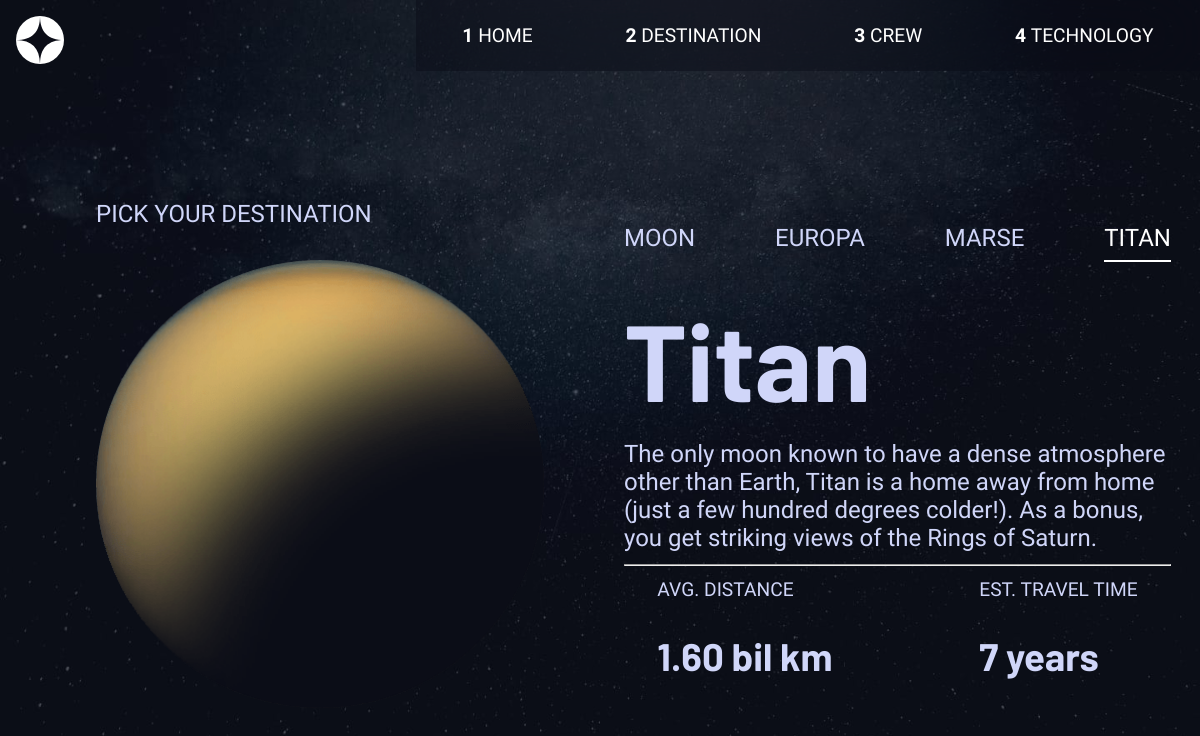
Screenshot of /destination/4 with the database file from the repository.
### pages/models.py (models this page shows)
class Destinations(models.Model):
    name = models.CharField(max_length=15)
    desc = models.CharField(max_length=300)
    distance = models.IntegerField()
    time = models.CharField(max_length=20)

### pages/views.py (the view)
# urls.py: path('destination/<int:id>', views.destination, name='destination'),
def destination(request, id=1):
    data = Destinations.objects.get(pk=id)
    return render(request, 'destination.html', {'data': data})

### pages/templatetags/custom_filters.py (called while the page is built)
@register.filter
def format_number(value):
    if value >= 1000000000:
        return "{:.2f} bil ".format(value / 1000000000)
    elif value >= 1000000:
        return "{:.2f} mil ".format(value / 1000000)
    else:
        temp = str(value)
        mid = len(temp)//2
        return temp[:mid]+","+temp[mid:]

### templates/destination.html (shortened to what this page needs)
{% load static %}
{% load custom_filters %}
<!DOCTYPE html>
<html lang="en">
<head>
    <link rel="stylesheet" href="{% static 'css/base.css' %}">
</head>
<body>
    {% include 'header.html' %}
    <main>
        <section class='container'>
            <p class='capitalize'>pick your destination</p>
            <img class='model' src="../static/assets/destination/image-{{data.name|lower}}.png" alt="image-moon">
        </section>
        <section class='container'>
            <section class='flex nav'>
                <a
                href="{% url 'pages:destination' id=1 %}">moon</a>
                <a
                href="{% url 'pages:destination' id=3 %}">europa</a>
                <a
                 href="{% url 'pages:destination' id=2 %}">marse</a>
                <a
                {% if data.name == 'Titan' %}
                style="color:#ffffff;
                border-bottom:2px solid #ffffff;"
                {% endif %}
                href="{% url 'pages:destination' id=4 %}">titan</a>
            </section>
            <h1>{{data.name}}</h1>
            <p>{{data.desc}}</p>
        <hr/>
        <section class='flex data'>
            <section>
                <p class='capitalize'>avg. distance</p>
                <h2>
                    {{data.distance|format_number}} km
                </h2>
            </section>
            <section>
                <p class='capitalize'>est. travel time</p>
                <h2>{{data.time}}</h2>
            </section>
        </section>
        </section>
    </main>
</body>
</html>

### static/css/base.css (style rules this page uses)
* { box-sizing: border-box; }
html, body { margin: 0; padding: 0; }
body { color: #D0D6F9; background-size: cover; font-family: 'Barlow Condensed', sans-serif; font-weight: 400; }
.flex { display: flex; justify-content: space-around; }
h1 { font-size: 4.5em; font-family: 'Barlow', sans-serif; margin: 1rem 0; }
h2 { font-family: 'Barlow', sans-serif; font-size: 2em; }
a { text-decoration: none; color: white; padding: 0.5rem 0; margin: 1rem 0; text-transform: uppercase; }
main { padding: 0 1rem; text-align: center; }
.container { margin: 15% 0; }
.container:last-child { margin-bottom: 0; }
.capitalize { text-transform: uppercase; }
h2:last-child { margin-bottom: 1rem; }
p { margin: 0; }
.nav { justify-content: space-around; }
.nav a { color: #D0D6F9; }
.model { margin: 2rem 0; }
@media (min-width:1025px) { .flex { gap: 5rem; } }
@media (min-width:1025px) { main { text-align: left; padding: 10% 6rem 0; font-size: 1.5em; display: grid; grid-template-columns: auto auto; column-gap: 5rem; } }
@media (min-width:1025px) { main .container:first-child { flex: 1; } }
@media (min-width:1025px) { .container { margin: 0; } }
@media (min-width:1025px) { .data { display: flex; font-size: 0.8em; justify-content: space-around; } }
@media (min-width:1025px) { .model { width: 28rem; } }

### templates/destination.html (style rules this page uses)
@media (min-width:1025px) { body { background-image:url('../static/assets/destination/background-destination-desktop.jpg'); } }

### rows the page displays
Destinations: name "Titan", desc "The only moon known to have a dense atmosphere other than Earth, Titan is a home away from home (just a few hundred degrees colder!). As a bonus, you get striking views of the Rings of Saturn.", distance "1.60 bil", time "7 years"
